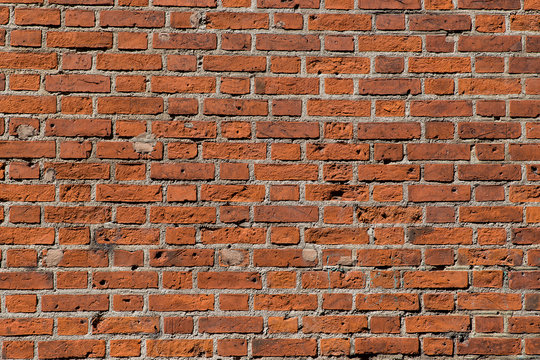
#> input picture crime.png, 540 x 360 px, found by its file name
$ python Img_Enhancement.py
#> lines starting #> are read from the running program, lines starting #| are printed output that depends on the picture
#Image enhancement using CLAHE
#CLAHE stands for Contrast Limited Adaptive Histogram Equilization

import cv2
#Read the image
img=cv2.imread('C:\\Users\\Isra\\Documents\\Coding\\Python\\crime.png')
#> img is the input picture: shape (360, 540, 3); mean B, G, R 72.6, 99.5, 153.1

#Preparation for CLAHE
clahe=cv2.createCLAHE()

#Convert to gray scale image
gray_img=cv2.cvtColor(img,cv2.COLOR_BGR2GRAY)
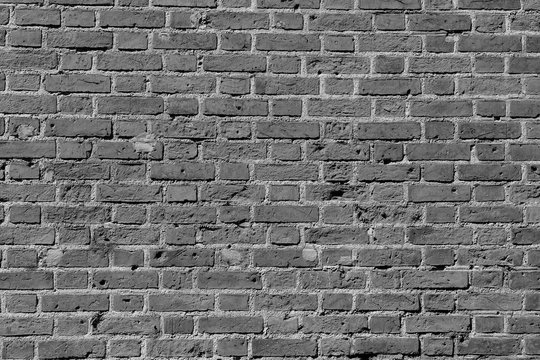
#> gray_img: shape (360, 540); min 0, max 239, mean 112.5

#Apply enhancement
enh_img=clahe.apply(gray_img)
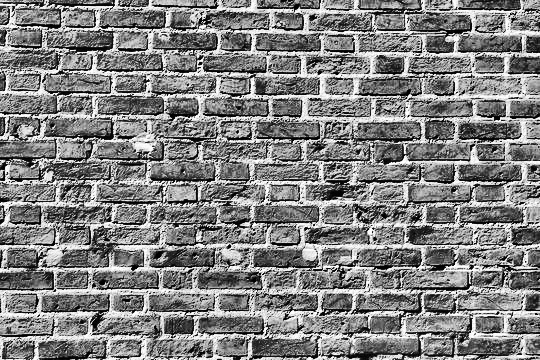
#> enh_img: shape (360, 540); min 0, max 255, mean 129.1

cv2.imwrite('C:\\Users\\Isra\\Documents\\Coding\\Python\\enhanced.png',enh_img)
print("Done Enhancement")
